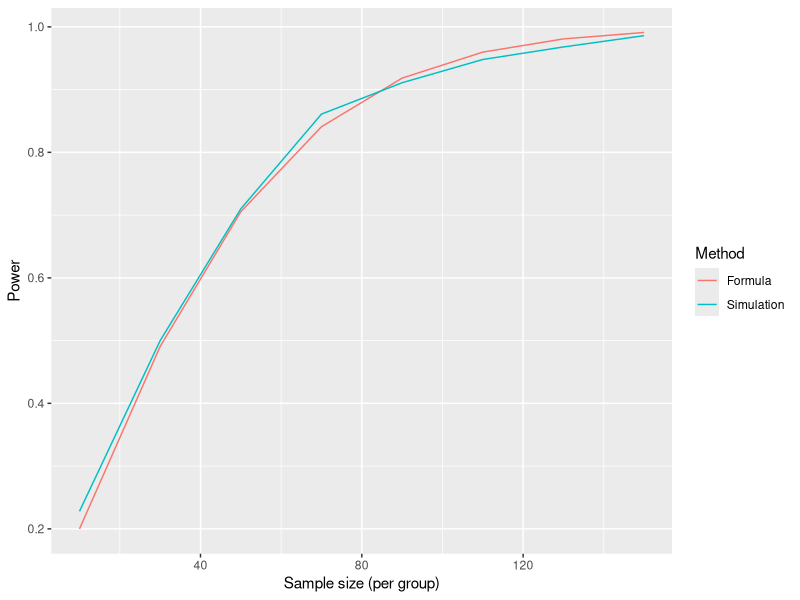
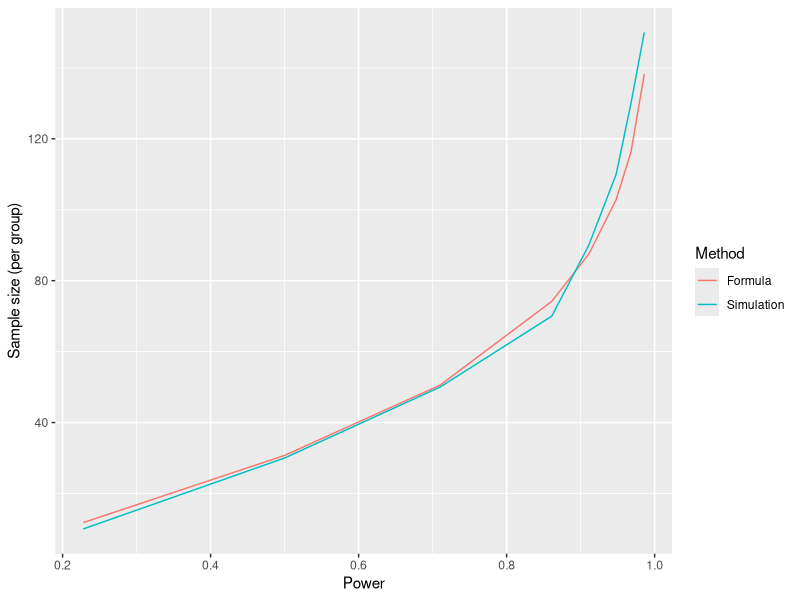

Generate these figures, in order, with R: (Note: a time limit stopped this script after it produced the figures.)
# Basic Sample Size Calculation

#### Data Generating Function ####
# create_rct_data <- function(n, procedure, mu_0, mu_1, sigma_0, sigma_1) {
#   # Randomization procedure 1
#   if (procedure == 1){
#     group <- sample(rep(c(0,1),n)) 
#   }
#   
#   # Randomization procedure 2: Binomial
#   # most random way to generate the sequence:note that this result in non-equal 
#   # sample size per arm
#   if (procedure == 2){
#     group <- (runif(2*n) > 0.5)*1
#   }
#   
#   
#   # Randomization procedure 3: Truncated Binomial
#   else{
#     group <- c()
#     for (i in 1:(2*n)) {
#       a <- sum(group == 1)
#       b <- sum(group == 0)
#       if (max(a, b) >= n) {
#         group <- c(group, rep(1, n - a), rep(0, n - b))
#         break
#       }
#       group <- c(group, (runif(1) > 0.5)*1)
#     }
#   }
#   
#   
#   #outcome <- (1-group) * rnorm(n=n, mean=mu_0, sd=sigma_0) +
#   #  group * rnorm(n=n, mean=mu_1, sd=sigma_1)
#   outcome <- c()
#   for (i in 1: length(group)){
#     if (group[i] == 0){
#       outcome[i] <- rnorm(1,mean=mu_0, sd=sigma_0)
#     }
#     else{
#       outcome[i] <- rnorm(1,mean=mu_1, sd=sigma_1)
#     }
#   }
#   return(data.frame("group"=group, "outcome"=outcome))
# }

proc1 <- function(n){
  group <- sample(rep(c(0,1),n)) 
  group
}

proc2 <- function(n){
  group <- (runif(2*n) > 0.5)*1
  group
}

proc3 <- function(n){
  group <- c()
  for (i in 1:(2*n)) {
    a <- sum(group == 1)
    b <- sum(group == 0)
    if (max(a, b) >= n) {
      group <- c(group, rep(1, n - a), rep(0, n - b))
      break
    }
    group <- c(group, (runif(1) > 0.5)*1)
  }
  group
}

create_rct_data <- function(n=10, procedure=3, mu_0=1, mu_1=2, sigma_0=1, sigma_1=1, kSim=5){
  if(procedure==1){
    #group <- replicate(kSim, proc1(n)) # could use for multiple sims
    group <- proc1(n)
  }else if(procedure==2){
    #group <- replicate(kSim, proc2(n)) # could use for multiple sims
    group <- proc2(n)
  }else{
    #group <- replicate(kSim, proc3(n)) # could use for multiple sims
    group <- proc3(n)
  }
  
  df <- data.frame(group=group, outcome=NA)
  df$outcome[df$group==0] <-  rnorm(n=sum(df$group==0), mean=mu_0, sd=sigma_0)
  df$outcome[df$group==1] <-  rnorm(n=sum(df$group==1), mean=mu_1, sd=sigma_1)
  return(df)
}

# Test data-generating function
create_rct_data(n=8, 3, mu_0=2, mu_1=4, sigma_0=0.1, sigma_1=0.1)

# Test whether to reject null-hypothesis using z-test
run_test <- function(data) {
  #test_result <- t.test(outcome~group, data=data)
  #return(as.integer(test_result$p.value<0.05))
  
  group_means <- tapply(data$outcome, data$group, mean)
  group_sds <- tapply(data$outcome, data$group, sd)
  n1 <- sum(data$group == levels(as.factor(data$group))[1])
  n2 <- sum(data$group == levels(as.factor(data$group))[2])
  
  z_score <- (group_means[1] - group_means[2]) / sqrt((group_sds[1]^2 / n1) + (group_sds[2]^2 / n2))
  p_value <- 2 * (1 - pnorm(abs(z_score)))
  
  return(as.integer(p_value < 0.05))
}

#### Simulation Study ####
set.seed(43)
kSim <- 1000
power_sim <- data.frame(matrix(ncol = 3, nrow = 0))
colnames(power_sim) <- c("SampleSize","Power", "MCSE")
sample_size <- seq(10,150,20)
start_time <- Sys.time()
for (i in 1:length(sample_size)){
  df_temp <- data.frame(matrix(ncol = 3, nrow = 0))
  colnames(df_temp) <- c("nSim","sampleSize","test")
  #print(df_temp)
  for (k in 1:kSim){
    data <- create_rct_data(n = sample_size[i], 3, mu_0=17, mu_1=18, sigma_0=2, sigma_1=2)
    result <- run_test(data)
    # Do not use rbind, as it changes the original column names of the dataframe
    df_temp[k,] <- c(nSim = k,sampleSize = sample_size[i],test = result)
    #print(df_temp)
  }
  current.power <- sum(df_temp$test)/kSim
  mcse <- round(sqrt(current.power*(1-current.power)/kSim), 5)
  power_sim[i, ] <- c(sample_size[i],current.power, mcse)
}
print(power_sim)
end_time <- Sys.time()
print(end_time - start_time)

#### Check with the formula ####
power_formula <- function (n){
  pnorm(sqrt((n*(17-18)^2)/(2^2+2^2)) - qnorm(0.025, lower.tail=F))
}
power_fm <- sapply(sample_size, power_formula)

n_formula <- function (pw){
  (qnorm(0.025, lower.tail=F)+qnorm((1-pw), lower.tail = F))^2*(2^2+2^2)/((17-18)^2)
}
n_fm <- sapply(power_sim$Power, n_formula)
n_fm

library(ggplot2)
# x-sample size y-power plot
ggplot(data.frame(
  n = rep(sample_size, 2),
  power = c(power_sim$Power, power_fm),
  which = rep(c("Simulation","Formula"), each=length(sample_size))
), aes(x=n, y=power, color=factor(which))) +
  geom_line() +
  labs(color="Method", y="Power", x="Sample size (per group)")

# x-power y-sample size plot
ggplot(data.frame(
  power = rep(power_sim$Power, 2),
  n = c(power_sim$SampleSize, n_fm),
  which = rep(c("Simulation","Formula"), each=length(sample_size))
), aes(y=n, x=power, color=factor(which))) +
  geom_line() +
  labs(color="Method", x="Power", y="Sample size (per group)")

#### Package the simulation study in a function ####

# Input: number of simulation study, mean of control group, mean of experimental group, 
# variance of control group and experimental group, minimized sample size, maximized sample size and 
# the threshold of power

# Output: List of two elements: Table of sample size with its power, the minimum
# sample size that is over the threshold
sim_cpmean <- function(kSim,rp,step,mu_0,mu_1, sigma_0,sigma_1,min_sz,max_sz,threshold){
  #set.seed(43)
  power_sim <- data.frame(matrix(ncol = 2, nrow = 0))
  colnames(power_sim) <- c("SampleSize","Power")
  # Consider change it to bisection method
  sample_size <- seq(min_sz,max_sz,step)
  start_time <- Sys.time()
  for (i in 1:length(sample_size)){
    df_temp <- data.frame(matrix(ncol = 3, nrow = 0))
    colnames(df_temp) <- c("nSim","sampleSize","test")
    #print(df_temp)
    for (k in 1:kSim){
      data <- create_rct_data(n = sample_size[i], rp,mu_0=mu_0, mu_1=mu_1, sigma_0=sigma_0, sigma_1=sigma_1)
      result <- run_test(data)
      # Do not use rbind, as it changes the original column names of the dataframe
      df_temp[k,] <- c(nSim = k,sampleSize = sample_size[i],test = result)
      #print(df_temp)
    }
    power_sim[i,] <- c(sample_size[i],sum(df_temp$test)/kSim)
  }
  elgb_sz <- c()
  for (row in 1:dim(power_sim)[1]){
    if (power_sim[row,2] > threshold){
      elgb_sz <- c(elgb_sz,power_sim[row,1])
    }
  }
  if (length(elgb_sz)==0){
    elgb_sz <- c(max_sz)
    print("No eligible sample size is found to exceed the threshold!")
  }
  end_time <- Sys.time()
  print(end_time - start_time)
  return(list(power_sim,min(elgb_sz)))
}
#print(sim_cpmean(100,10,17,18,2,2,100,150,0.9))
sim_cpmean(1000,2,1,17,18,2,2,95,105,0.9)

#### Metrics ####
# Variability of n
min_n <- c()
for (i in 1:100){
  min_n <- c(min_n,sim_cpmean(1000,2,1,17,18,2,2,95,105,0.9)[[2]])
}
print(min_n)
print(var(min_n))
print(sd(min_n))

##### Sensitivity Analysis #####
kEvl = 100;kSim = 1000
# Changing randomization procedure

# Function to calculate min_nr for a specific randomization procedure
calc_min_nr <- function(rp) {
  min_nr <- c()
  for (i in 1:kEvl) {
    min_nr <- c(min_nr, sim_cpmean(kSim = kSim, rp = rp, step = 1,
                                   17, 18, 2, 2,
                                   min_sz = 95, max_sz = 105, threshold = 0.9)[[2]])}
  return(min_nr)
}

min_nr1 <- calc_min_nr(rp = 1)
min_nr2 <- calc_min_nr(rp = 2)
min_nr3 <- calc_min_nr(rp = 3)
min_nr <- list(min_nr1,min_nr2,min_nr3)
var_nr <- c(var(min_nr1),var(min_nr2),var(min_nr3))

print(var_nr)
freq_table1 <- table(min_nr3)
max_frequency1 <- max(freq_table1)
most_frequent_elements <- names(freq_table1)[freq_table1== max_frequency1]

cat("Most frequently occurring element(s): ", most_frequent_elements, "\n")
print(c(abs(n_formula(0.9)-mean(min_nr1)),abs(n_formula(0.9)-mean(min_nr2)),
        abs(n_formula(0.9)-mean(min_nr3))))

# Histogram
par(mfrow = c(3,1))
for (i in 1:3){
  hist(min_nr[[i]], main = paste("Histogram of n for Randomization Procedure " , i),
       xlab = "Minimum Sample Size")
}

# Number of simulation study
calc_min_nk <- function(kSim) {
  min_nk <- c()
  for (i in 1:kEvl) {
    min_nk <- c(min_nk, sim_cpmean(kSim = kSim, rp = 3, step = 1,
                                   17, 18, 2, 2,
                                   min_sz = 95, max_sz = 105, threshold = 0.9)[[2]])}
  return(min_nk)
}

kSims <- c(100,500,1000)
min_nk <- list();var_nk <- c();abs_nk <- c()

for (i in 1:length(kSims)) {
   min_nk0 <- calc_min_nk(kSims[i])
   min_nk[[i]] <- min_nk0
   var_nk <- c(var_nk,var(min_nk0))
   abs_nk <- c(abs_nk,abs(n_formula(0.9)-mean(min_nk0)))
}

print(abs_nk)
par(mfrow = c(3,1))
for (i in 1:length(kSims)){
  hist(min_nk[[i]], main = paste("Histogram of n for" , kSims[i], "of simulation replicates"),
       xlab = "Minimum Sample Size")
}

par(mfrow = c(1,1))
ggplot(data.frame(
  kSim = kSims,
  var = var_nk), aes(y=var_nk, x=kSim)) +
    geom_line() +
    labs(x="Number of Simulation Study", y="Variability of n")

# Threshold
# Note that at first we set step larger to see a small range of sample size and
# then set it smaller as 1 to find the more accurate estimation and run the simulation
min_nt1 <- c();min_nt2 <- c();min_nt3 <- c()
thresholds <- c(0.8,0.9,0.95)
for (k in 1:kEvl){
    min_nt1 <- c(min_nt1,sim_cpmean(kSim = kSim,rp = 3,step = 1,
                                    17,18,2,2,
                                    min_sz = 70,max_sz = 80,threshold = thresholds[1])[[2]])
    min_nt2 <- c(min_nt2,sim_cpmean(kSim = kSim,rp = 3,step = 1,
                                    17,18,2,2,
                                    min_sz = 95,max_sz = 110,threshold = thresholds[2])[[2]])
    min_nt3 <- c(min_nt3,sim_cpmean(kSim = kSim,rp = 3,step = 1,
                                    17,18,2,2,
                                    min_sz = 120,max_sz = 130,threshold = thresholds[3])[[2]])
  }

# for (k in 1:kEvl){
#   min_nt3 <- c(min_nt3,sim_cpmean(kSim = kSim,rp = 3,step = 1,
#                                   17,18,2,2,
#                                   min_sz = 120,max_sz = 130,threshold = thresholds[3])[[2]])
# }
var_nt <- c(var(min_nt1),var(min_nt2),var(min_nt3))
print(c(abs(n_formula(0.8)-mean(min_nt1)),abs(n_formula(0.9)-mean(min_nt2)),
        abs(n_formula(0.95)-mean(min_nt3))))

par(mfrow = c(3,1))
min_nt <- list(min_nt1,min_nt2,min_nt3)
for (i in 1:3){
  hist(min_nt[[i]], main = paste("Histogram of Power Threshold ", thresholds[i]),
       xlab = "Minimum Sample Size")
}

par(mfrow = c(1,1))
ggplot(data.frame(
  threshold = c(0.8,0.9,0.95),
  var = var_nt), aes(y=var, x=threshold))+
    geom_line() +
    labs(x="Power Threshold", y="Variability of n")

save(min_nr,min_nk,min_nt, 
    file = "/Users/beep/Downloads/申研/Cambridge/MRC BSU Internship/results2.Rdata")

### Retetet
